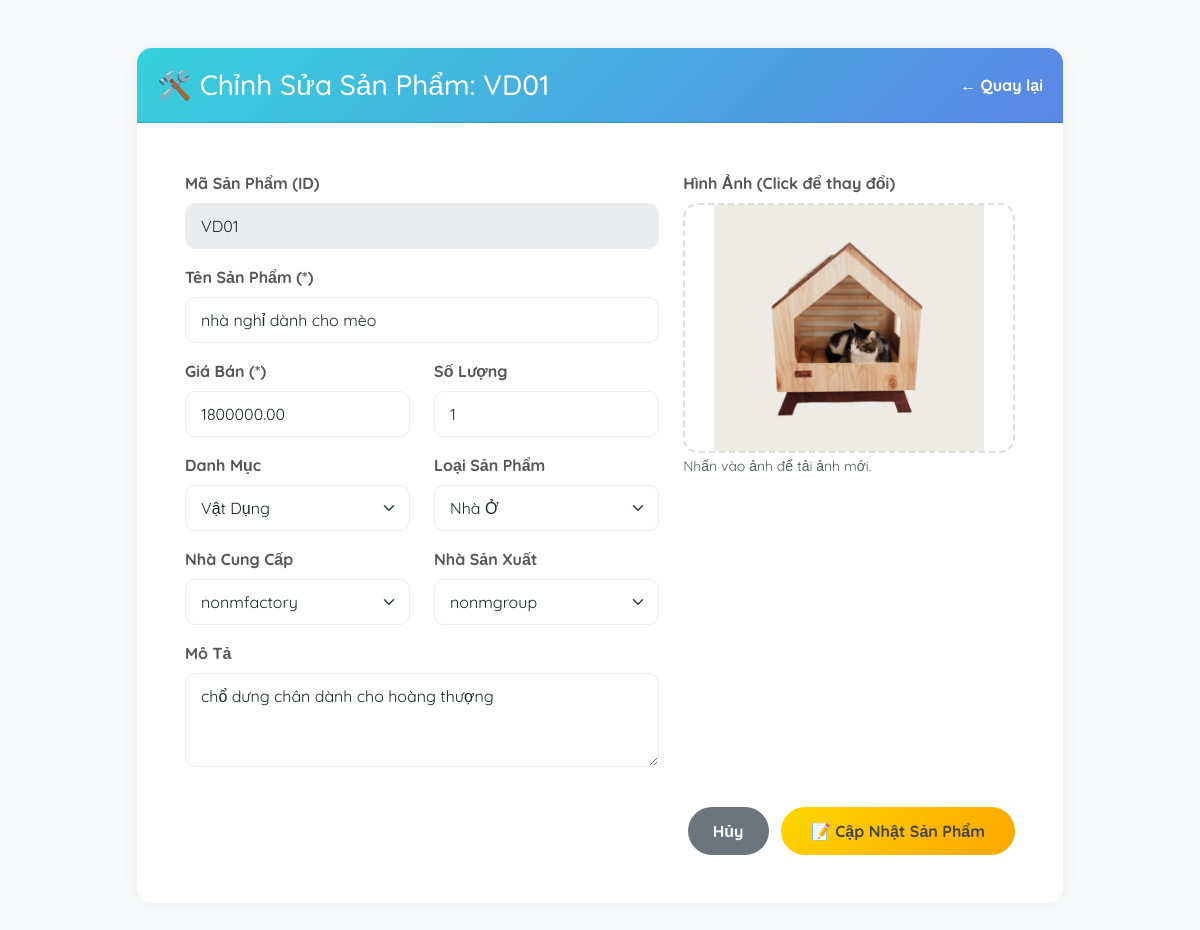
/Controllers/edit_sanpham.php?id=VD01, run on the app's committed database.
### tables this page shows
CREATE TABLE IF NOT EXISTS `sanpham` (
  `idSanPham` varchar(50) NOT NULL,
  `TenSanPham` varchar(50) NOT NULL,
  `SoLuong` int DEFAULT NULL,
  `MoTa` text,
  `Gia` decimal(15,2) DEFAULT NULL,
  `idDanhMuc` int NOT NULL,
  `idLoaiSP` int NOT NULL,
  `idNhaCungCap` int NOT NULL,
  `idNhaSanXuat` int NOT NULL,
  `Image` varchar(255) DEFAULT NULL,
  PRIMARY KEY (`idSanPham`),
  KEY `idDanhMuc` (`idDanhMuc`),
  KEY `idLoaiSP` (`idLoaiSP`),
  KEY `idNhaCungCap` (`idNhaCungCap`),
  KEY `idNhaSanXuat` (`idNhaSanXuat`)
);

CREATE TABLE IF NOT EXISTS `danhmuc` (
  `idDanhMuc` int NOT NULL,
  `TenDanhMuc` varchar(20) NOT NULL,
  PRIMARY KEY (`idDanhMuc`)
);

CREATE TABLE IF NOT EXISTS `loaisanpham` (
  `idLoaiSP` int NOT NULL,
  `TenLoai` varchar(50) NOT NULL,
  `MoTa` text,
  `idDanhMuc` int NOT NULL,
  PRIMARY KEY (`idLoaiSP`),
  KEY `idDanhMuc` (`idDanhMuc`)
);

CREATE TABLE IF NOT EXISTS `nhacungcap` (
  `idNhaCungCap` int NOT NULL,
  `TenNhaCungCap` varchar(20) NOT NULL,
  `DiaChi` varchar(50) DEFAULT NULL,
  `Sdt` char(10) DEFAULT NULL,
  `Email` varchar(50) DEFAULT NULL,
  PRIMARY KEY (`idNhaCungCap`)
);

CREATE TABLE IF NOT EXISTS `nhasanxuat` (
  `idNhaSanXuat` int NOT NULL,
  `TenNhaSanXuat` varchar(20) NOT NULL,
  `QuocGia` varchar(50) DEFAULT NULL,
  PRIMARY KEY (`idNhaSanXuat`)
);

### Controllers/edit_sanpham.php (the view, shortened to what this page needs)
<?php
$sanPham = null;
$lists = ['danhmuc' => [], 'loaisanpham' => [], 'nhacungcap' => [], 'nhasanxuat' => []];
$error = '';
$idSanPham = $_REQUEST['id'] ?? null;
try {
    $pdo = get_pdo_connection();
    $getList = function($pdo, $tableName, $idCol, $nameCol) {
        $stmt = $pdo->prepare("SELECT $idCol, $nameCol FROM $tableName ORDER BY $nameCol ASC");
        $stmt->execute();
        return $stmt->fetchAll(PDO::FETCH_ASSOC);
    };
    $lists['danhmuc'] = $getList($pdo, 'danhmuc', 'idDanhMuc', 'TenDanhMuc');
    $lists['loaisanpham'] = $getList($pdo, 'loaisanpham', 'idLoaiSP', 'TenLoai');
    $lists['nhacungcap'] = $getList($pdo, 'nhacungcap', 'idNhaCungCap', 'TenNhaCungCap');
    $lists['nhasanxuat'] = $getList($pdo, 'nhasanxuat', 'idNhaSanXuat', 'TenNhaSanXuat');
} catch (PDOException $e) {
    $error = "Lỗi tải dữ liệu cho form: " . $e->getMessage();
}
if ($_SERVER["REQUEST_METHOD"] == "POST" && isset($_POST['btn_update'])) {
    $idToUpdate = $_POST['idSanPham'] ?? null;
    $TenSanPham = $_POST['TenSanPham'] ?? '';
    $SoLuong = $_POST['SoLuong'] ?? 0;
    $MoTa = $_POST['MoTa'] ?? null;
    $Gia = $_POST['Gia'] ?? 0;
    $idDanhMuc = $_POST['idDanhMuc'] ?? null;
    $idLoaiSP = $_POST['idLoaiSP'] ?? null;
    $idNhaCungCap = $_POST['idNhaCungCap'] ?? null;
    $idNhaSanXuat = $_POST['idNhaSanXuat'] ?? null;
    $currentImagePath = $_POST['current_Image'] ?? null;
    if (isset($_FILES['Image']) && $_FILES['Image']['name'] != "") {
        $target_dir = "../Public/images/";
        $new_image_name = time() . "_" . basename($_FILES["Image"]["name"]);
        $target_file = $target_dir . $new_image_name;
        if (move_uploaded_file($_FILES["Image"]["tmp_name"], $target_file)) {
            $currentImagePath = $new_image_name;
        }
    }
    if (empty($idToUpdate) || empty($TenSanPham) || empty($idDanhMuc)) {
        $_SESSION['error'] = "Dữ liệu bắt buộc không được để trống.";
        header("Location: ../Controllers/edit_sanpham.php?id=" . $idToUpdate);
        exit();
    }
    try {
        $pdo = get_pdo_connection();
        $sql = "UPDATE sanpham SET TenSanPham = :tenSP, SoLuong = :sl, MoTa = :mt, Gia = :gia,
                 idDanhMuc = :idDm, idLoaiSP = :idLsp, idNhaCungCap = :idNcc, idNhaSanXuat = :idNsx, Image = :img
                 WHERE idSanPham = :id";
        $stmt = $pdo->prepare($sql);
        $stmt->execute([
            'tenSP' => $TenSanPham,
            'sl' => $SoLuong,
            'mt' => $MoTa,
            'gia' => $Gia,
            'idDm' => $idDanhMuc,
            'idLsp' => $idLoaiSP,
            'idNcc' => $idNhaCungCap,
            'idNsx' => $idNhaSanXuat,
            'img' => $currentImagePath,
            'id' => $idToUpdate
        ]);
        $_SESSION['message'] = "Sản phẩm đã được cập nhật thành công!";
        header('Location: ../Views/list_sanpham.php');
        exit();
    } catch (PDOException $e) {
        $_SESSION['error'] = "Lỗi hệ thống khi cập nhật: " . $e->getMessage();
        header("Location: ../Controllers/edit_sanpham.php?id=" . $idToUpdate);
        exit();
    }
}
else if ($idSanPham && empty($error)) {
    try {
        $sql = "SELECT * FROM sanpham WHERE idSanPham = :id";
        $stmt = $pdo->prepare($sql);
        $stmt->execute(['id' => $idSanPham]);
        $sanPham = $stmt->fetch(PDO::FETCH_ASSOC);
    } catch (PDOException $e) {
        $error = "Lỗi khi tải dữ liệu cũ.";
    }
} else if (!$idSanPham && empty($error)) {
    $error = "Thiếu ID sản phẩm để chỉnh sửa.";
}
?>
<!DOCTYPE html>
<html lang="vi">
<head>
    <link href="https://cdn.jsdelivr.net/npm/bootstrap@5.3.0/dist/css/bootstrap.min.css" rel="stylesheet">
    <link rel="stylesheet" href="https://cdnjs.cloudflare.com/ajax/libs/font-awesome/6.4.0/css/all.min.css">
</head>
<body>
<div class="container py-5">
    <div class="row justify-content-center">
        <div class="col-lg-10">
            <div class="card">
                <div class="card-header d-flex justify-content-between align-items-center">
                    <h3 class="m-0">🛠️ Chỉnh Sửa Sản Phẩm: <?= htmlspecialchars($idSanPham ?? 'ID') ?></h3>
                    <a href="../Views/list_sanpham.php" class="text-white text-decoration-none fw-bold">← Quay lại</a>
                </div>
                <div class="card-body p-5">
                    <?php if (!empty($error)): ?>
                        <div class='alert alert-danger'><?= $error ?></div>
                        <p class="mt-3"><a href="../Views/list_sanpham.php">Quay lại danh sách</a></p>
                    <?php elseif ($sanPham):
                        $currentImageFile = $sanPham['Image'];
                        $imageSrc = '';
                        $isImageExist = false;
                        if (!empty($currentImageFile)) {
                            if (strpos($currentImageFile, 'http') !== false) {
                                $imageSrc = $currentImageFile;
                            }
                            else {
                                $imageSrc = "../Public/images/" . $currentImageFile;
                            }
                            $isImageExist = true;
                        }
                    ?>
                    <form method="POST" action="../Controllers/edit_sanpham.php" enctype="multipart/form-data">
                        <div class="row">
                            <div class="col-md-7">
                                <div class="mb-3">
                                    <label class="form-label">Mã Sản Phẩm (ID)</label>
                                    <input type="text" name="idSanPham" class="form-control" value="<?= htmlspecialchars($sanPham['idSanPham']); ?>" readonly>
                                </div>
                                <div class="mb-3">
                                    <label class="form-label">Tên Sản Phẩm (*)</label>
                                    <input type="text" name="TenSanPham" class="form-control" value="<?= htmlspecialchars($sanPham['TenSanPham']); ?>" required>
                                </div>
                                <div class="row">
                                    <div class="col-md-6 mb-3">
                                        <label class="form-label">Giá Bán (*)</label>
                                        <input type="number" name="Gia" class="form-control" value="<?= htmlspecialchars($sanPham['Gia']); ?>" required>
                                    </div>
                                    <div class="col-md-6 mb-3">
                                        <label class="form-label">Số Lượng</label>
                                        <input type="number" name="SoLuong" class="form-control" value="<?= htmlspecialchars($sanPham['SoLuong']); ?>">
                                    </div>
                                </div>
                                <div class="row">
                                    <div class="col-md-6 mb-3">
                                        <label class="form-label">Danh Mục</label>
                                        <select name="idDanhMuc" class="form-select" required>
                                            <?php foreach ($lists['danhmuc'] as $dm): ?>
                                                <option value="<?= $dm['idDanhMuc'] ?>" <?= ($dm['idDanhMuc'] == $sanPham['idDanhMuc']) ? 'selected' : '' ?>>
                                                    <?= $dm['TenDanhMuc'] ?>
                                                </option>
                                            <?php endforeach; ?>
                                        </select>
                                    </div>
                                    <div class="col-md-6 mb-3">
                                        <label class="form-label">Loại Sản Phẩm</label>
                                        <select name="idLoaiSP" class="form-select" required>
                                            <?php foreach ($lists['loaisanpham'] as $lsp): ?>
                                                <option value="<?= $lsp['idLoaiSP'] ?>" <?= ($lsp['idLoaiSP'] == $sanPham['idLoaiSP']) ? 'selected' : '' ?>>
                                                    <?= $lsp['TenLoai'] ?>
                                                </option>
                                            <?php endforeach; ?>
                                        </select>
                                    </div>
                                </div>
                                <div class="row">
                                    <div class="col-md-6 mb-3">
                                        <label class="form-label">Nhà Cung Cấp</label>
                                        <select name="idNhaCungCap" class="form-select" required>
                                            <?php foreach ($lists['nhacungcap'] as $ncc): ?>
                                                <option value="<?= $ncc['idNhaCungCap'] ?>" <?= ($ncc['idNhaCungCap'] == $sanPham['idNhaCungCap']) ? 'selected' : '' ?>>
                                                    <?= $ncc['TenNhaCungCap'] ?>
                                                </option>
                                            <?php endforeach; ?>
                                        </select>
                                    </div>
                                    <div class="col-md-6 mb-3">
                                        <label class="form-label">Nhà Sản Xuất</label>
                                        <select name="idNhaSanXuat" class="form-select" required>
                                            <?php foreach ($lists['nhasanxuat'] as $nsx): ?>
                                                <option value="<?= $nsx['idNhaSanXuat'] ?>" <?= ($nsx['idNhaSanXuat'] == $sanPham['idNhaSanXuat']) ? 'selected' : '' ?>>
                                                    <?= $nsx['TenNhaSanXuat'] ?>
                                                </option>
                                            <?php endforeach; ?>
                                        </select>
                                    </div>
                                </div>
                                <div class="mb-3">
                                    <label class="form-label">Mô Tả</label>
                                    <textarea name="MoTa" class="form-control" rows="3"><?= htmlspecialchars($sanPham['MoTa']); ?></textarea>
                                </div>
                            </div>
                            <div class="col-md-5">
                                <label class="form-label">Hình Ảnh (Click để thay đổi)</label>
                                <div class="img-preview-box" onclick="document.getElementById('fileInput').click()">
                                    <img id="imgPreview" src="<?= htmlspecialchars($imageSrc); ?>"
                                         style="<?= $isImageExist ? 'display: block;' : 'display: none;' ?>"
                                         alt="Ảnh Sản Phẩm Hiện Tại"
                                         onerror="this.style.display='none'; document.getElementById('uploadText').style.display='block';">
                                </div>
                                <small class="text-muted">Nhấn vào ảnh để tải ảnh mới.</small>
                            </div>
                        </div>
                        <div class="text-end mt-4">
                            <a href="../Views/list_sanpham.php" class="btn-back me-2">Hủy</a>
                            <button type="submit" name="btn_update" class="btn-update">📝 Cập Nhật Sản Phẩm</button>
                        </div>
                    </form>
                    <?php endif; ?>
                </div>
            </div>
        </div>
    </div>
</div>
</body>
</html>

### Controllers/edit_sanpham.php (style rules this page uses)
body { font-family: 'Quicksand', sans-serif; background-color: #f8f9fa; }
.card { border: none; border-radius: 15px; box-shadow: 0 0 20px rgba(0,0,0,0.05); }
.card-header { background: linear-gradient(135deg, #36D1DC, #5B86E5); color: white; border-radius: 15px 15px 0 0 !important; padding: 20px; }
.form-label { font-weight: 700; color: #555; }
.form-control, .form-select { border-radius: 10px; padding: 10px 15px; border: 1px solid #eee; }
.form-control[readonly] { background-color: #e9ecef; }
.btn-update { background: linear-gradient(135deg, #FFD700, #FFA500); border: none; padding: 12px 30px; font-weight: bold; color: #444; border-radius: 50px; transition: 0.3s; }
.btn-back { background: #6c757d; color: white; border-radius: 50px; padding: 12px 25px; text-decoration: none; font-weight: bold; display: inline-block; }
.img-preview-box { width: 100%; height: 250px; border: 2px dashed #ddd; border-radius: 15px; display: flex; align-items: center; justify-content: center; overflow: hidden; background: #fff; cursor: pointer; transition: 0.3s; }
.img-preview-box img { max-width: 100%; max-height: 100%; object-fit: contain; display: block; }

### data on the page
sanpham: idSanPham "VD01", TenSanPham "nhà nghỉ dành cho mèo", Gia "1800000.00", SoLuong "1", idDanhMuc "Vật Dụng", idLoaiSP "Nhà Ở", idNhaCungCap "nonmfactory", idNhaSanXuat "nonmgroup", MoTa "chổ dưng chân dành cho hoàng thượng", Image (picture)

### other printed values
$idSanPham "VD01"
